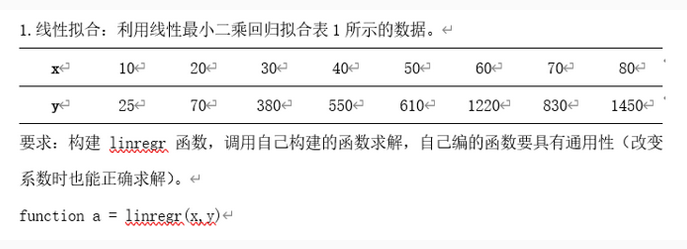
%> input picture 1_Programing_Language/Matlab/HomeWork/hw230610_1/image.png, 687 x 249 px
$ octave Practice_1.m   (GNU Octave 9; MATLAB toolbox functions it lacks are replaced by stand-ins)
%> lines starting %> are read from the running program, lines starting %| are printed output that depends on the picture; in (x1, y1, x2, y2) boxes, pixels count from 0 and x2, y2 are one past the last pixel; in counts of white or black regions, pixels touching at a corner belong together; the program's own positions count from 1
%% initial
clc; clear; close all;
%% read image
img = imread("image.png");
%> img is the input picture: size 249x687x3 uint8; mean R, G, B 243.1, 242.8, 242.8
figure,
subplot(331), imshow(img); grid on; title("Original image");
title("image colorful image");

%% conver to gray
gray = rgb2gray(img);
r = img (:,:,1);
g = img (:,:,2);
b = img (:,:,3);
subplot(332), imshow(gray); grid on; title("gray");
subplot(333), imshow(r); grid on; title("r");
subplot(334), imshow(g); grid on; title("g");
subplot(335), imshow(b); grid on; title("b");

%% sub image
subsize = 1 * size(gray) / 2;
%> subsize = [124.5 343.5]
subsize = floor(subsize);
%> subsize = [124 343]
subplot(336), imshow(gray(1:subsize(1), 1:subsize(2))); grid on; title("sub");
%> after `imshow(gray(1:subsize(1), 1:subsize(2)))`:
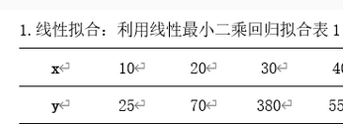
%> displayed picture: size 124x343, on the screen's scale of 0 to 255; min 0, max 255, mean 239

%% zero specified pixels
gray_tmp = gray;
gray_tmp(1:2:end, 1:2:end) = 0;
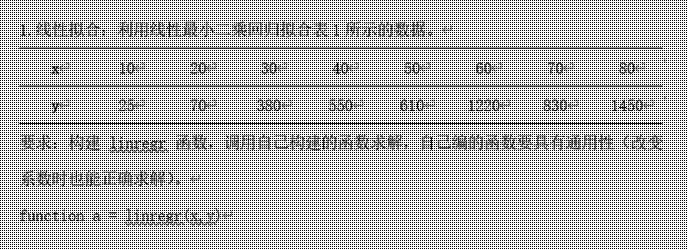
%> gray_tmp: size 249x687 uint8; min 0, max 255, mean 181.7
gray_tmp(2:2:end, 2:2:end) = 0;
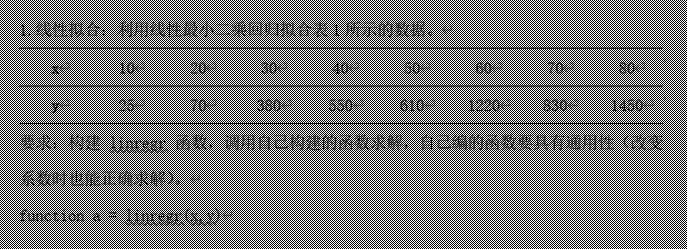
%> gray_tmp: size 249x687 uint8; min 0, max 255, mean 121.4
subplot(337), imshow(gray_tmp); grid on; title("zero specified pixels");

%% binarization
gate = 60;
ord = gray > gate;
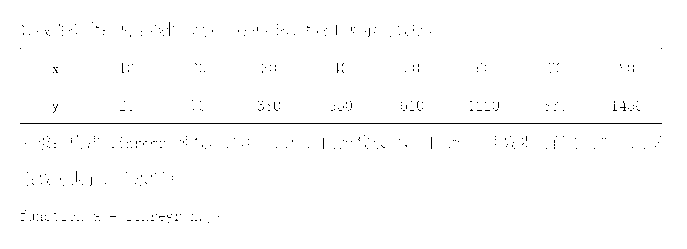
%> ord: size 249x687 logical; 99.2% white; black in thin lines or dots, all inside (x1, y1, x2, y2) = (20, 22, 662, 223)
gray(ord) = 60;
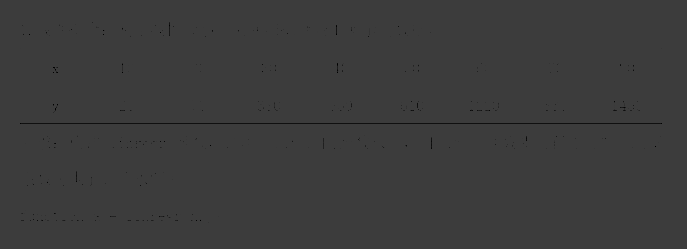
%> gray: size 249x687 uint8; min 0, max 60, mean 59.7
gray(~ord) = 0;
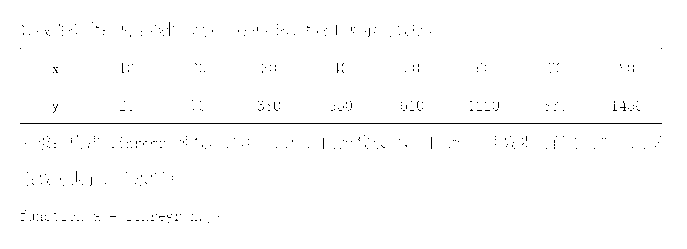
%> gray: size 249x687 uint8; values 0 (black) and 60 (white), 99.2% white; black in thin lines or dots, all inside (x1, y1, x2, y2) = (20, 22, 662, 223)
subplot(337), imshow(gray); grid on; title("binarization");
